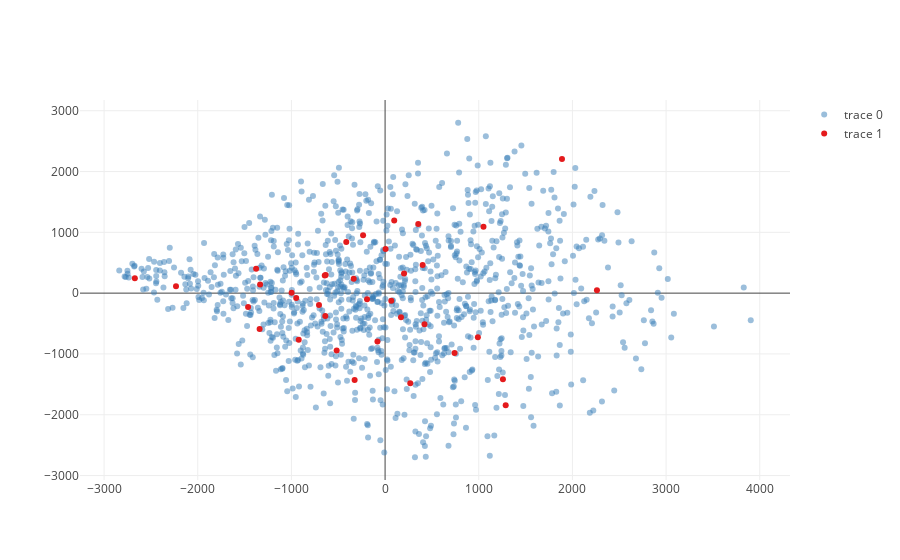

Here is the notebook cell this chart was saved with:
### Code cell
pca_by_user_and_activity(user_id, 'Stairs')

### Figure 1 — Plotly figure (JSON) as saved in the notebook; plotly's stock layout.template omitted (floating-point values rounded to 4 significant figures; data arrays with more than 128 entries replaced by an {"elided": "..."} marker saying what was removed)
{"data": [{"marker": {"color": {"elided": "1058 str values"}, "opacity": 0.5}, "mode": "markers", "type": "scatter", "x": {"elided": "1058 float values"}, "y": {"elided": "1058 float values"}}, {"marker": {"color": ["rgb(228,26,28)", "rgb(228,26,28)", "rgb(228,26,28)", "rgb(228,26,28)", "rgb(228,26,28)", "rgb(228,26,28)", "rgb(228,26,28)", "rgb(228,26,28)", "rgb(228,26,28)", "rgb(228,26,28)", "rgb(228,26,28)", "rgb(228,26,28)", "rgb(228,26,28)", "rgb(228,26,28)", "rgb(228,26,28)", "rgb(228,26,28)", "rgb(228,26,28)", "rgb(228,26,28)", "rgb(228,26,28)", "rgb(228,26,28)", "rgb(228,26,28)", "rgb(228,26,28)", "rgb(228,26,28)", "rgb(228,26,28)", "rgb(228,26,28)", "rgb(228,26,28)", "rgb(228,26,28)", "rgb(228,26,28)", "rgb(228,26,28)", "rgb(228,26,28)", "rgb(228,26,28)", "rgb(228,26,28)", "rgb(228,26,28)", "rgb(228,26,28)", "rgb(228,26,28)", "rgb(228,26,28)"], "opacity": 1}, "mode": "markers", "type": "scatter", "x": [1889.0, -325.2, -997.9, -2672.0, -948.9, 990.6, 1288.0, 2262.0, -705.8, -1340.0, 1258.0, 65.93, 5.151, 268.8, -922.1, -638.4, 354.2, -634.4, 97.65, -335.1, -1463.0, -644.0, -414.4, -2232.0, 420.8, 401.0, 742.0, -81.67, 1050.0, -192.7, -234.9, -516.9, 202.5, 169.8, -1334.0, -1377.0], "y": [2208.0, -1427.0, 7.521, 244.8, -79.51, -725.0, -1844.0, 45.88, -193.4, -589.9, -1415.0, -125.0, 727.3, -1481.0, -767.8, -376.0, 1137.0, 296.8, 1195.0, 237.0, -227.2, 291.9, 840.5, 112.4, -509.9, 461.8, -984.1, -794.8, 1093.0, -100.8, 953.8, -942.9, 322.8, -398.4, 142.6, 399.6]}], "layout": {}}
